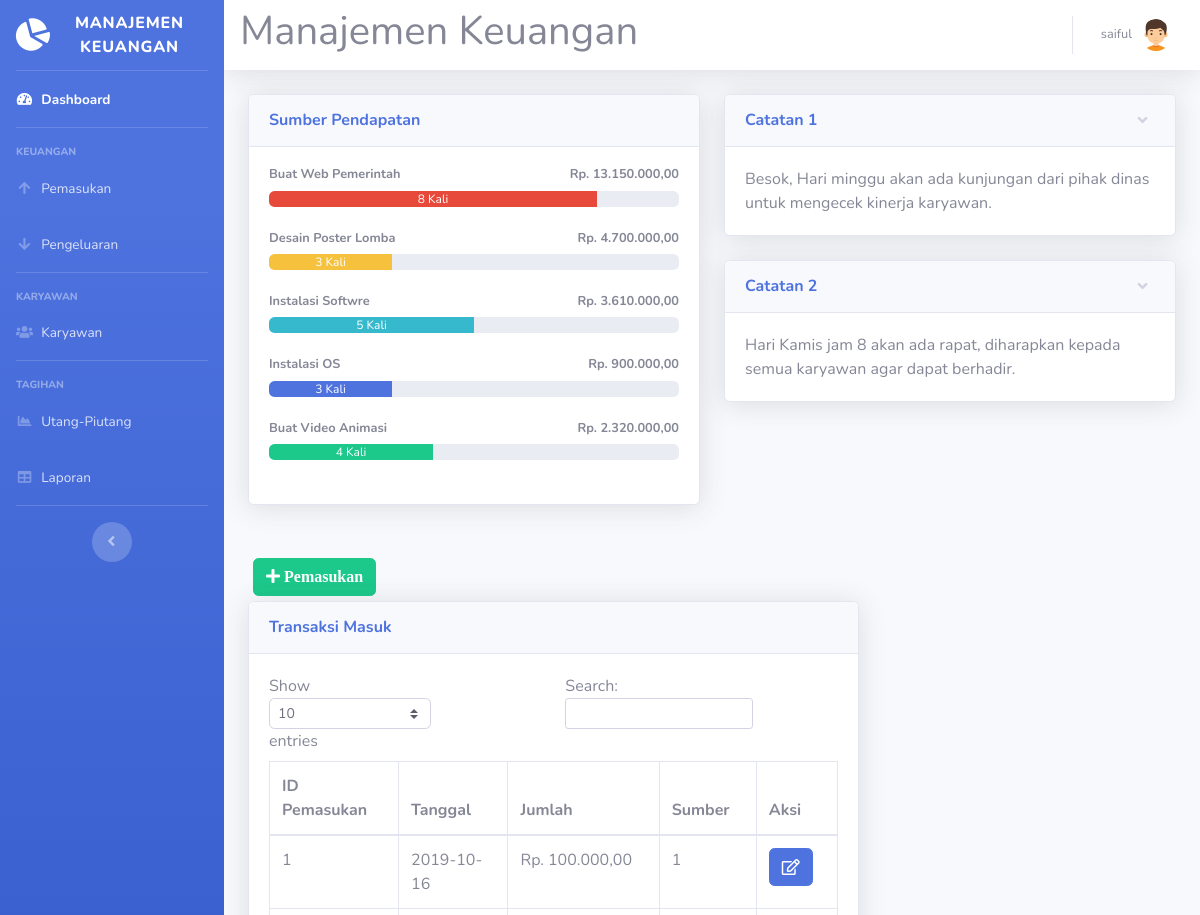
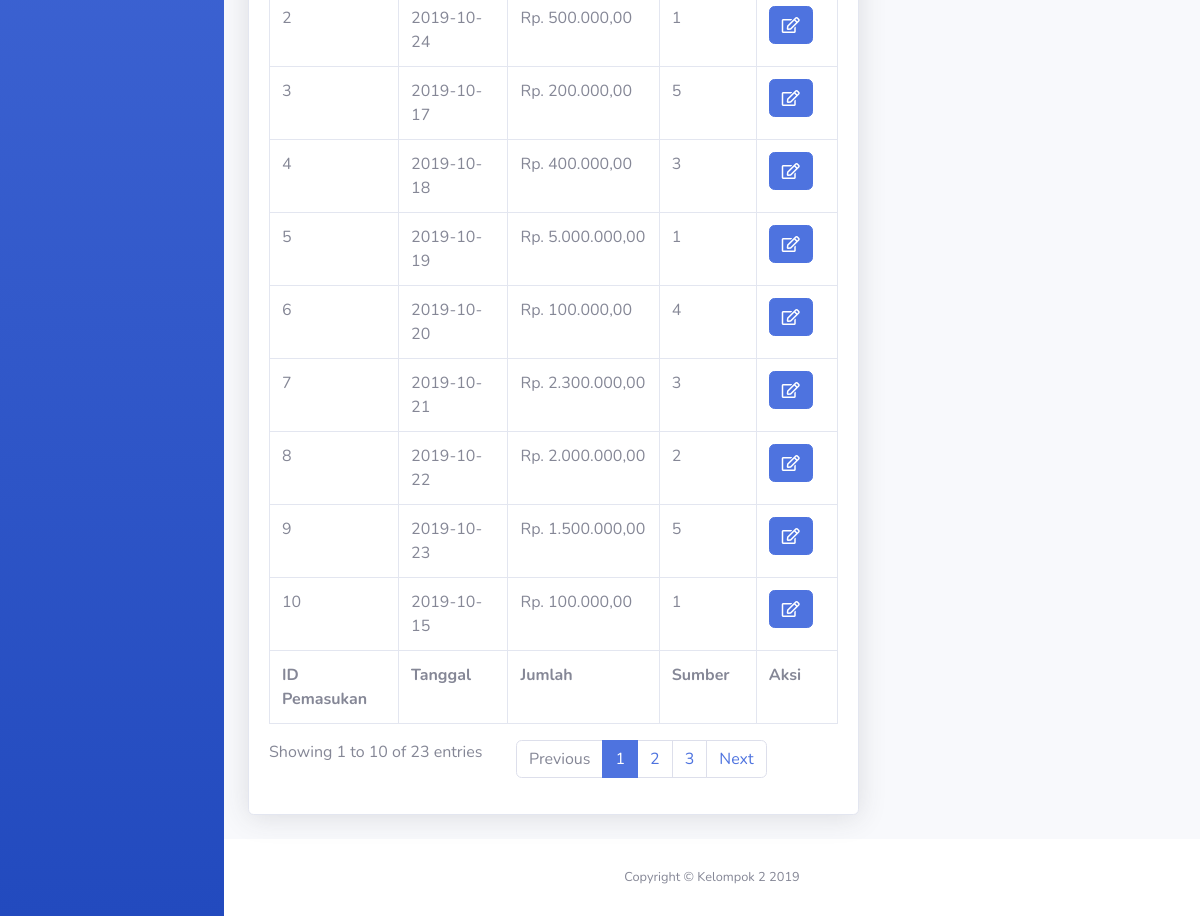
The page /pendapatan.php (signed in) on the database its author committed (2 pictures, top to bottom).
### tables this page shows
CREATE TABLE `sumber` (
  `id_sumber` int(11) NOT NULL,
  `nama` varchar(40) NOT NULL
);

CREATE TABLE `catatan` (
  `id_catatan` int(11) NOT NULL,
  `catatan` text NOT NULL
);

CREATE TABLE `pemasukan` (
  `id_pemasukan` int(11) NOT NULL,
  `tgl_pemasukan` date NOT NULL,
  `jumlah` int(11) NOT NULL,
  `id_sumber` int(11) NOT NULL
);

### pendapatan.php (the view, shortened to what this page needs)
<!DOCTYPE html>
<html lang="en">
<head>
  <link href="vendor/fontawesome-free/css/all.min.css" rel="stylesheet" type="text/css">
  <link href="css/sb-admin-2.min.css" rel="stylesheet">
</head>
<body id="page-top">
<?php
require 'koneksi.php';
require ('sidebar.php'); ?>
      <div id="content">
<?php require ('navbar.php'); ?>
        <div class="container-fluid">
          <div class="row">
            <div class="col-lg-6 mb-4">
              <div class="card shadow mb-4">
                <div class="card-header py-3">
                  <h6 class="m-0 font-weight-bold text-primary">Sumber Pendapatan</h6>
                </div>
                <div class="card-body">
				<?php
				$namasumber1 = mysqli_query($koneksi,"SELECT * FROM `sumber` where id_sumber= 1 ");
				$sumbern1= mysqli_fetch_assoc($namasumber1);
				$namasumber2 = mysqli_query($koneksi,"SELECT * FROM `sumber` where id_sumber= 2 ");
				$sumbern2= mysqli_fetch_assoc($namasumber2);
				$namasumber3 = mysqli_query($koneksi,"SELECT * FROM `sumber` where id_sumber= 3 ");
				$sumbern3= mysqli_fetch_assoc($namasumber3);
				$namasumber4 = mysqli_query($koneksi,"SELECT * FROM `sumber` where id_sumber= 4 ");
				$sumbern4= mysqli_fetch_assoc($namasumber4);
				$namasumber5 = mysqli_query($koneksi,"SELECT * FROM `sumber` where id_sumber= 5 ");
				$sumbern5= mysqli_fetch_assoc($namasumber5);
				$hasil1=mysqli_query($koneksi,"SELECT * FROM pemasukan where id_sumber = 1");
				while ($jumlah1=mysqli_fetch_array($hasil1)){
				$arrayhasil1[] = $jumlah1['jumlah'];
				}
				$jumlahhasil1 = array_sum($arrayhasil1);
				$hasil2=mysqli_query($koneksi,"SELECT * FROM pemasukan where id_sumber = 2");
				while ($jumlah2=mysqli_fetch_array($hasil2)){
				$arrayhasil2[] = $jumlah2['jumlah'];
				}
				$jumlahhasil2 = array_sum($arrayhasil2);
				$hasil3=mysqli_query($koneksi,"SELECT * FROM pemasukan where id_sumber = 3");
				while ($jumlah3=mysqli_fetch_array($hasil3)){
				$arrayhasil3[] = $jumlah3['jumlah'];
				}
				$jumlahhasil3 = array_sum($arrayhasil3);
				$hasil4=mysqli_query($koneksi,"SELECT * FROM pemasukan where id_sumber = 4");
				while ($jumlah4=mysqli_fetch_array($hasil4)){
				$arrayhasil4[] = $jumlah4['jumlah'];
				}
				$jumlahhasil4 = array_sum($arrayhasil4);
				$hasil5=mysqli_query($koneksi,"SELECT * FROM pemasukan where id_sumber = 5");
				while ($jumlah5=mysqli_fetch_array($hasil5)){
				$arrayhasil5[] = $jumlah5['jumlah'];
				}
				$jumlahhasil5 = array_sum($arrayhasil5);
				$sumber1 = mysqli_query($koneksi,"SELECT id_sumber FROM pemasukan where id_sumber ='1'");
				$sumber1text = mysqli_num_rows($sumber1);
				$sumber1 = mysqli_num_rows($sumber1);
				$sumber1 = $sumber1 * 10;
				$sumber2 = mysqli_query($koneksi,"SELECT id_sumber FROM pemasukan where id_sumber ='2'");
				$sumber2text = mysqli_num_rows($sumber2);
				$sumber2 = mysqli_num_rows($sumber2);
				$sumber2 = $sumber2 * 10;
				$sumber3 = mysqli_query($koneksi,"SELECT id_sumber FROM pemasukan where id_sumber ='3'");
				$sumber3text = mysqli_num_rows($sumber3);
				$sumber3 = mysqli_num_rows($sumber3);
				$sumber3 = $sumber3 * 10;
				$sumber4 = mysqli_query($koneksi,"SELECT id_sumber FROM pemasukan where id_sumber ='4'");
				$sumber4text = mysqli_num_rows($sumber4);
				$sumber4 = mysqli_num_rows($sumber4);
				$sumber4 = $sumber4 * 10;
				$sumber5 = mysqli_query($koneksi,"SELECT id_sumber FROM pemasukan where id_sumber ='5'");
				$sumber5text = mysqli_num_rows($sumber5);
				$sumber5 = mysqli_num_rows($sumber5);
				$sumber5 = $sumber5 * 10;
				echo '
                  <h4 class="small font-weight-bold">'.$sumbern1['nama'].'<span class="float-right">Rp. '.number_format($jumlahhasil1,2,',','.').'</span></h4>
                  <div class="progress mb-4">
                    <div class="progress-bar bg-danger" role="progressbar" style="width:'.$sumber1.'%" aria-valuenow="50" aria-valuemin="0" aria-valuemax="100">'.$sumber1text.' Kali</div>
                  </div>
				  <h4 class="small font-weight-bold">'.$sumbern2['nama'].'<span class="float-right">Rp. '.number_format($jumlahhasil2,2,',','.').'</span></h4>
                  <div class="progress mb-4">
                    <div class="progress-bar bg-warning" role="progressbar" style="width:'.$sumber2.'%" aria-valuenow="50" aria-valuemin="0" aria-valuemax="100">'.$sumber2text.' Kali</div>
                  </div>
				  <h4 class="small font-weight-bold">'.$sumbern3['nama'].'<span class="float-right">Rp. '.number_format($jumlahhasil3,2,',','.').'</span></h4>
                  <div class="progress mb-4">
                    <div class="progress-bar bg-info" role="progressbar" style="width:'.$sumber3.'%" aria-valuenow="50" aria-valuemin="0" aria-valuemax="100">'.$sumber3text.' Kali</div>
                  </div>
				  <h4 class="small font-weight-bold">'.$sumbern4['nama'].'<span class="float-right">Rp. '.number_format($jumlahhasil4,2,',','.').'</span></h4>
                  <div class="progress mb-4">
                    <div class="progress-bar bg-primary" role="progressbar" style="width:'.$sumber4.'%" aria-valuenow="50" aria-valuemin="0" aria-valuemax="100">'.$sumber4text.' Kali</div>
                  </div>
				  <h4 class="small font-weight-bold">'.$sumbern5['nama'].'<span class="float-right">Rp. '.number_format($jumlahhasil5,2,',','.').'</span></h4>
                  <div class="progress mb-4">
                    <div class="progress-bar bg-success" role="progressbar" style="width:'.$sumber5.'%" aria-valuenow="50" aria-valuemin="0" aria-valuemax="100">'.$sumber5text.' Kali</div>
                  </div>';
				  ?>
                </div>
              </div>
			  </div>
			              <div class="col-lg-6">
              <div class="card shadow mb-4">
                <a href="#collapseCardExample" class="d-block card-header py-3" data-toggle="collapse" role="button" aria-expanded="true" aria-controls="collapseCardExample">
                  <h6 class="m-0 font-weight-bold text-primary">Catatan 1</h6>
                </a>
                <div class="collapse show" id="collapseCardExample">
                  <div class="card-body">
				  <?php $catatan1 = mysqli_query($koneksi, "SELECT catatan FROM catatan where id_catatan= 1");
                  $catatan1 = mysqli_fetch_array($catatan1);
				  echo $catatan1['catatan'];
				  ?>
				  </div>
                </div>
              </div>
			                <div class="card shadow mb-4">
                <a href="#collapseCardExample1" class="d-block card-header py-3" data-toggle="collapse" role="button" aria-expanded="true" aria-controls="collapseCardExample1">
                  <h6 class="m-0 font-weight-bold text-primary">Catatan 2</h6>
                </a>
                <div class="collapse show" id="collapseCardExample1">
                  <div class="card-body">
                  <?php $catatan2 = mysqli_query($koneksi, "SELECT * FROM catatan where id_catatan= 2");
                  $catatan2 = mysqli_fetch_array($catatan2);
				  echo $catatan2['catatan'];
				  ?></div>
                </div>
              </div>
			  </div>
					   <div class="col-xl-8 col-lg-7">
					   <button type="button" class="btn btn-success" style="margin:5px" data-toggle="modal" data-target="#myModalTambah"><i class="fa fa-plus"> Pemasukan</i></button><br>
          <div class="card shadow mb-4">
            <div class="card-header py-3">
              <h6 class="m-0 font-weight-bold text-primary">Transaksi Masuk</h6>
            </div>
            <div class="card-body">
              <div class="table-responsive">
               <table class="table table-bordered" id="dataTable" width="100%" cellspacing="0">
                  <thead>
                    <tr>
                      <th>ID Pemasukan</th>
                      <th>Tanggal</th>
                      <th>Jumlah</th>
                      <th>Sumber</th>
					  <th>Aksi</th>
                    </tr>
                  </thead>
                  <tfoot>
                    <tr>
                      <th>ID Pemasukan</th>
                      <th>Tanggal</th>
                      <th>Jumlah</th>
                      <th>Sumber</th>
                      <th>Aksi</th>
                    </tr>
                  </tfoot>
                  <tbody>
				  <?php
$query = mysqli_query($koneksi,"SELECT * FROM pemasukan");
while ($data = mysqli_fetch_assoc($query))
{
?>
                    <tr>
                      <td><?=$data['id_pemasukan']?></td>
                      <td><?=$data['tgl_pemasukan']?></td>
                      <td>Rp. <?=number_format($data['jumlah'],2,',','.');?></td>
                      <td><?=$data['id_sumber']?></td>
					  <td>
<a href="#" type="button" class=" fa fa-edit btn btn-primary btn-md" data-toggle="modal" data-target="#myModal<?php echo $data['id_pemasukan']; ?>"></a>
</td>
</tr>
  </div>
<?php
}
?>
<?php require 'footer.php'?>
</body>
</html>

### sidebar.php
<div id="wrapper">
  <ul class="navbar-nav bg-gradient-primary sidebar sidebar-dark accordion" id="accordionSidebar">
    <a class="sidebar-brand d-flex align-items-center justify-content-center" href="index.php">
      <div class="sidebar-brand-icon rotate-n-15">
        <i class="fas fa-chart-pie"></i>
      </div>
      <div class="sidebar-brand-text mx-3">Manajemen Keuangan</div>
    </a>
    <hr class="sidebar-divider my-0">
    <li class="nav-item active">
      <a class="nav-link" href="index.php">
        <i class="fas fa-fw fa-tachometer-alt"></i>
        <span>Dashboard</span></a>
    </li>
    <hr class="sidebar-divider">
    <div class="sidebar-heading">
      Keuangan
    </div>
    <li class="nav-item">
      <a class="nav-link collapsed" href="pendapatan.php">
        <i class="fas fa-fw fa-arrow-up"></i>
        <span>Pemasukan</span>
      </a>
    </li>
    <li class="nav-item">
      <a class="nav-link collapsed" href="pengeluaran.php" >
        <i class="fas fa-fw fa-arrow-down"></i>
        <span>Pengeluaran</span>
      </a>
    </li>
    <hr class="sidebar-divider">
    <div class="sidebar-heading">
      Karyawan
    </div>
    <li class="nav-item">
      <a class="nav-link collapsed" href="karyawan.php">
        <i class="fas fa-fw fa-users"></i>
        <span>Karyawan</span>
      </a>
    </li>
    <hr class="sidebar-divider">
    <div class="sidebar-heading">
      Tagihan
    </div>
    <li class="nav-item">
      <a class="nav-link" href="hutang.php">
        <i class="fas fa-fw fa-chart-area"></i>
        <span>Utang-Piutang</span></a>
    </li>
    <li class="nav-item">
      <a class="nav-link" href="laporan.php">
        <i class="fas fa-fw fa-table"></i>
        <span>Laporan</span></a>
    </li>
    <hr class="sidebar-divider d-none d-md-block">
    <div class="text-center d-none d-md-inline">
      <button class="rounded-circle border-0" id="sidebarToggle"></button>
    </div>
  </ul>
  <div id="content-wrapper" class="d-flex flex-column">

### navbar.php (shortened to what this page needs)
        <nav class="navbar navbar-expand navbar-light bg-white topbar mb-4 static-top shadow">
		<h1>Manajemen Keuangan</h1>
<?php require 'user.php'; ?>
        </nav>

### user.php (shortened to what this page needs)
<ul class="navbar-nav ml-auto">
  <li class="nav-item dropdown no-arrow">
    <a class="nav-link dropdown-toggle" href="#" id="userDropdown" role="button" data-toggle="dropdown" aria-haspopup="true" aria-expanded="false">
      <span class="mr-2 d-none d-lg-inline text-gray-600 small"><?=$_SESSION['nama']?></span>
      <img class="img-profile rounded-circle" src="img/boy(2).png">
    </a>
  </li>
</ul>

### footer.php
<footer class="sticky-footer bg-white">
  <div class="container my-auto">
    <div class="copyright text-center my-auto">
      <span>Copyright &copy; Kelompok 2 2019</span>
    </div>
  </div>
</footer>

### rows shown on the page
sumber: nama "Buat Web Pemerintah"
sumber: nama "Desain Poster Lomba"
sumber: nama "Instalasi Softwre"
sumber: nama "Instalasi OS"
sumber: nama "Buat Video Animasi"
catatan: catatan "Besok, Hari minggu akan ada kunjungan dari pihak dinas untuk mengecek kinerja karyawan."
catatan: catatan "Hari Kamis jam 8 akan ada rapat, diharapkan kepada semua karyawan agar dapat berhadir."
pemasukan: id_pemasukan "1", tgl_pemasukan "2019-10-16", jumlah "100.000,00", id_sumber "1"
pemasukan: id_pemasukan "2", tgl_pemasukan "2019-10-24", jumlah "500.000,00", id_sumber "1"
pemasukan: id_pemasukan "3", tgl_pemasukan "2019-10-17", jumlah "200.000,00", id_sumber "5"
pemasukan: id_pemasukan "4", tgl_pemasukan "2019-10-18", jumlah "400.000,00", id_sumber "3"
pemasukan: id_pemasukan "5", tgl_pemasukan "2019-10-19", jumlah "5.000.000,00", id_sumber "1"
pemasukan: id_pemasukan "6", tgl_pemasukan "2019-10-20", jumlah "100.000,00", id_sumber "4"
pemasukan: id_pemasukan "7", tgl_pemasukan "2019-10-21", jumlah "2.300.000,00", id_sumber "3"
pemasukan: id_pemasukan "8", tgl_pemasukan "2019-10-22", jumlah "2.000.000,00", id_sumber "2"
pemasukan: id_pemasukan "9", tgl_pemasukan "2019-10-23", jumlah "1.500.000,00", id_sumber "5"
pemasukan: id_pemasukan "10", tgl_pemasukan "2019-10-15", jumlah "100.000,00", id_sumber "1"

### other values the page prints
$_SESSION['nama'] "saiful"
$jumlahhasil1 "13.150.000,00"
$sumber1text "8"
$jumlahhasil2 "4.700.000,00"
$sumber2text "3"
$jumlahhasil3 "3.610.000,00"
$sumber3text "5"
$jumlahhasil4 "900.000,00"
$sumber4text "3"
$jumlahhasil5 "2.320.000,00"
$sumber5text "4"
